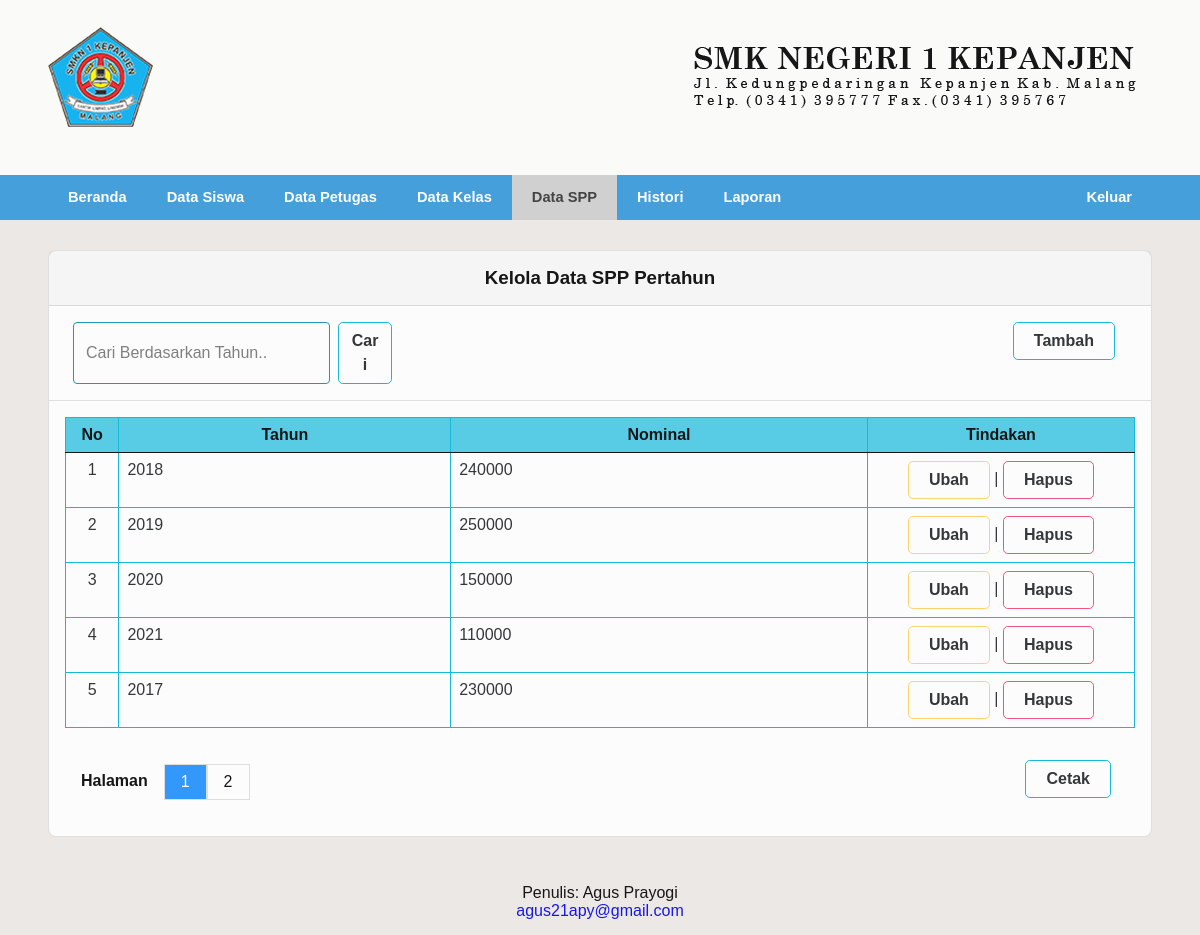
The page /admin/index.php?p=spp (signed in) on the database its author committed.
### tables this page shows
CREATE TABLE `spp` (
  `id_spp` int(11) NOT NULL,
  `tahun` int(11) NOT NULL,
  `nominal` int(11) NOT NULL
);

### function.php (called while the page is built, shortened)
<?php
$conn = mysqli_connect("localhost", "root", "", "spp");
function query($query)
{
  global $conn;
  $result = mysqli_query($conn, $query);
  $rows = [];
  while ($row = mysqli_fetch_assoc($result)) {
    $rows[] = $row;
  }
  return $rows;
}

### admin/data-spp.php (the view, shortened to what this page needs)
<?php
if (isset($_GET['cari'])) {
  $cari = $_GET['cari'];
  $query = query("SELECT * FROM spp WHERE tahun LIKE '%$cari%' ");
} else {
  $query = query("SELECT * FROM spp");
}
$baris = 5;
$jum = count($query);
$page = ceil($jum / $baris);
$limit = 0;
if (isset($_GET['cari'])) {
  $cari = $_GET['cari'];
  $query = query("SELECT * FROM spp WHERE tahun LIKE '%$cari%' LIMIT " . $limit . "," . $baris);
} else {
  $query = query("SELECT * FROM spp LIMIT " . $limit . "," . $baris);
}
?>
<div class="card">
  <div class="card-header">
    <h3 class="t-center">Kelola Data SPP Pertahun</h4>
  </div>
  <div class="card-header" style="background-color: #fff;">
    <div class="row mx-2">
      <form class="col-sm-8 col-md-4 row" action="index.php" method="get">
        <input placeholder="Cari Berdasarkan Tahun.." type="text" name="cari" class="input-form col">
        <button class="btn col-md-4 col-xl-2 mx-2" type="submit">
          Cari
        </button>
      </form>
      <div class="col t-right">
        <button name="tambah" data-target="tambah-modal" class="btn">
          Tambah
        </button>
      </div>
    </div>
  </div>
  <div class="card-body">
    <table class="table table-responsive">
      <thead>
        <tr class="table-blue">
          <th>No</th>
          <th>Tahun</th>
          <th>Nominal</th>
          <th>Tindakan</th>
        </tr>
      </thead>
      <tbody>
        <?php
        $i = $limit + 1;
        foreach ($query as $key => $isi) : ?>
          <tr>
            <td><?= $i++; ?></td>
            <td><?= $isi['tahun']; ?></td>
            <td><?= $isi['nominal']; ?></td>
            <td class="col-sm-6 col-xl-3 t-center">
              <button data-target="update-modal" data-all="<?= $isi['id_spp'] . "," . $isi['tahun'] . "," . $isi['nominal']; ?>" class="btn btn-orange">Ubah</button> |
              <button onclick="onDelete(<?= $isi['id_spp']; ?>)" class="btn btn-red">Hapus</button>
            </td>
          </tr>
        <?php endforeach; ?>
      </tbody>
    </table>
    <div class="row">
      <div class="page col">
        <h4>Halaman</h4>
        <div class="pagination" id="pagination">
          <?php
          $page = $page == 0 ? 1 : $page;
          for ($i = 1; $i <= $page; $i++) : ?>
            <a href="index.php?p=siswa&l=<?= $i; ?>"><?= $i; ?></a>
          <?php endfor; ?>
        </div>
      </div>
      <div class="col-2 t-right">
        <button onclick="printDiv('print-area')" class="btn mt-3 mr-4">
          Cetak
        </button>
      </div>
    </div>
  </div>
</div>

### assets/css/style.css (style rules this page uses)
table { border-collapse: collapse; border-spacing: 0; }
* { margin: 0; padding: 0; box-sizing: border-box; outline: none; text-decoration: none; font-family: 'Josefin Sans', sans-serif; }
body { width: 100%; height: 100%; background-size: cover; background-repeat: no-repeat; opacity: 0.9; }
body { background-color: #ece8e5; }
.active { background-color: #cecece; color: #333; }
.card { position: relative; display: flex; flex-direction: column; min-width: 0; word-wrap: break-word; background-color: #fff; background-clip: border-box; border: 1px solid rgba(0, 0, 0, 0.125); border-radius: 0.5rem; }
.card-body { flex: 1 1 auto; padding: 1rem 1rem; }
.card-header { padding: 1rem 1rem; margin-bottom: 0; background-color: rgba(0, 0, 0, 0.03); border-bottom: 1px solid rgba(0, 0, 0, 0.125); }
.card-header:first-child { border-radius: calc(0.25rem - 1px) calc(0.25rem - 1px) 0 0; }
.input-form { width: 100%; padding: 0.375rem 0.75rem; font-size: 1rem; font-weight: 400; line-height: 1.5; color: #212529; background-color: #fff; background-clip: padding-box; border: 1px solid #118ab2; -webkit-appearance: none; -moz-appearance: none; appearance: none; border-radius: 0.25rem; transition: border-color 0.15s ease-in-out, box-shadow 0.15s ease-in-out; }
.btn { line-height: 1.5; color: #212529; text-align: center; text-decoration: none; vertical-align: middle; cursor: pointer; -webkit-user-select: none; -moz-user-select: none; user-select: none; background-color: white; border: 1.5px solid #00b4d8; padding: 0.375rem 1.25rem; font-size: 1rem; font-weight: 600; border-radius: 0.3rem; transition: color 0.15s ease-in-out, background-color 0.15s ease-in-out, border-color 0.15s ease-in-out, box-shadow 0.15s ease-in-out; }
.btn-red { border-color: #ef476f; }
.btn-orange { border-color: #ffd166; }
table, th, td { border: 1px solid #00b4d8; border-collapse: collapse; }
.table { width: 100%; margin-bottom: 1rem; color: #212529; vertical-align: top; border-color: #dee2e6; }
.table> :not(caption)>*>* { padding: 0.5rem 0.5rem; background-color: var(--bs-table-bg); border-bottom-width: 1px; box-shadow: inset 0 0 0 9999px var(--bs-table-accent-bg); }
.table>tbody { vertical-align: inherit; }
.table>thead { vertical-align: bottom; }
.table> :not(:last-child)> :last-child>* { border-bottom-color: currentColor; }
td:first-child, th:first-child { width: 5%; text-align: center; align-items: center; }
.table-responsive { overflow-x: auto; -webkit-overflow-scrolling: touch; }
.table-blue { background-color: #48cae4; color: #000; border-color: #00b4d8; }
.t-center { text-align: center !important; }
.t-right { text-align: right !important; }
.row { --bs-gutter-x: 1.5rem; --bs-gutter-y: 0; display: flex; flex-wrap: wrap; margin-top: calc(var(--bs-gutter-y) * -1); margin-right: calc(var(--bs-gutter-x) / -2); margin-left: calc(var(--bs-gutter-x) / -2); }
.row>* { flex-shrink: 0; width: 100%; max-width: 100%; padding-right: calc(var(--bs-gutter-x) / 2); padding-left: calc(var(--bs-gutter-x) / 2); margin-top: var(--bs-gutter-y); }
.col { flex: 1 0 0%; }
.col-2 { flex: 0 0 auto; width: 16.6666666667%; }
@media (min-width: 576px) { .col-sm-6 { flex: 0 0 auto; width: 50%; } }
@media (min-width: 576px) { .col-sm-8 { flex: 0 0 auto; width: 66.6666666667%; } }
@media (min-width: 768px) { .col-md-4 { flex: 0 0 auto; width: 33.3333333333%; } }
@media (min-width: 1200px) { .col-xl-2 { flex: 0 0 auto; width: 16.6666666667%; } }
@media (min-width: 1200px) { .col-xl-3 { flex: 0 0 auto; width: 25%; } }
.mx-2 { margin-right: 0.5rem !important; margin-left: 0.5rem !important; }
.mt-3 { margin-top: 1rem !important; }
.mr-4 { margin-right: 1.5rem !important; }
.page { margin: 20px 0px; }
.page h4 { color: black; float: left; padding: 8px 16px; transition: background-color .3s; }
.pagination a { color: black; float: left; padding: 8px 16px; text-decoration: none; transition: background-color .3s; border: 1px solid #ddd; margin: 0; }
.pagination a.active { background-color: dodgerblue; color: white; }

### rows shown on the page
spp: tahun "2018", nominal "240000"
spp: tahun "2019", nominal "250000"
spp: tahun "2020", nominal "150000"
spp: tahun "2021", nominal "110000"
spp: tahun "2017", nominal "230000"
